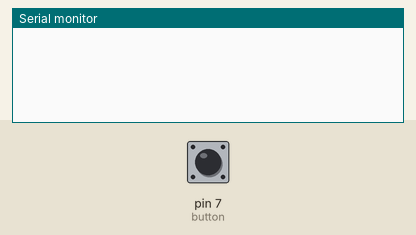
Simulated run of this sketch. Board: Arduino Uno, built with avr-gcc and run on an emulated ATmega328P. Parts: the last lines printed to the serial monitor. Inputs (shaded band) come from the test bench; at power-on: pin 7 (button) HIGH.

Above: at 2.2 s.
2.3 s: pin 7 (button) pulled LOW for 0.15 s
At 3.2 s:
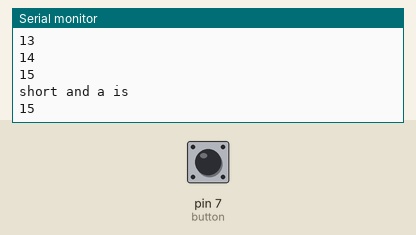
3.9 s: pin 7 (button) pulled LOW for 3.2 s
At 7.6 s:
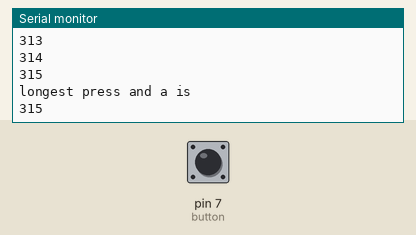
Timing chart, 0 to 9.1 s (numbered marks = the images above; inputs shaded):
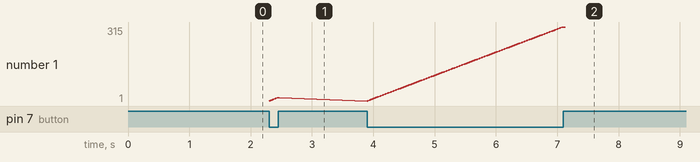

Measured:
- after the input at 2.3 s, the serial monitor: prints a new line at once (image 1)
- after the input at 3.9 s, the serial monitor: prints a new line after 0.15 s (image 2)
- plotted number 1: 15 → 315 after the input at 3.9 s

The sketch:

short_and_long_press_example.ino
```cpp
int button = 7;


long buttonTimer = 0;
long longPressTime = 100;
long longestpress = 250;

void setup() {
  pinMode(button, INPUT_PULLUP);
  Serial.begin(9600);
  delay(1000);
}

void loop() {
  while (digitalRead(button) == LOW) {
    buttonTimer += 1;
    Serial.println(buttonTimer);
    delay(10);
  }

  if ((buttonTimer > 1) && (buttonTimer < longPressTime) && (buttonTimer < longestpress))
  {
    Serial.println("short and a is");
    Serial.println(buttonTimer);
    buttonTimer = 0;
  }
  else if ((buttonTimer > longPressTime) && (buttonTimer < longestpress)) {

    Serial.println("long press and a is");
    Serial.println(buttonTimer);
    buttonTimer = 0;
  }
  else if (buttonTimer > longestpress) {
    Serial.println("longest press and a is");
    Serial.println(buttonTimer);
    buttonTimer = 0;
  }
  buttonTimer = 0;
}
```
